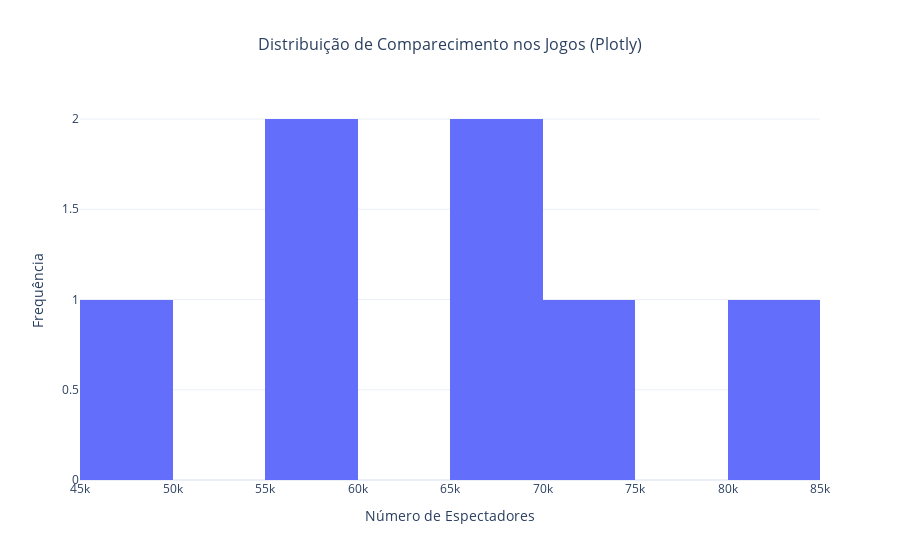

The notebook cell this image was saved under:
### Code cell
#### solução com plotly
import plotly.express as px
import pandas as pd

# Exemplo de dados
dados = {
    "comparecimento": [65000, 72000, 0, 45000, 55000, 0, 81000, 68000, 59000, 0]
}
df = pd.DataFrame(dados)

# Filtrar valores de comparecimento maior que 0
df_filtrado = df[df["comparecimento"] > 0]

# Gráfico com Plotly
fig = px.histogram(
    df_filtrado,
    x="comparecimento",
    nbins=10,
    title="Distribuição de Comparecimento nos Jogos (Plotly)",
)
fig.update_layout(
    xaxis_title="Número de Espectadores",
    yaxis_title="Frequência",
    title_font_size=16,
    title_x=0.5
)
fig.show()

### Figure 1 — Plotly figure (JSON) as saved in the notebook; plotly's stock layout.template omitted (floating-point values rounded to 4 significant figures)
{"data": [{"bingroup": "x", "hovertemplate": "comparecimento=%{x}<br>count=%{y}<extra></extra>", "legendgroup": "", "marker": {"color": "#636efa", "pattern": {"shape": ""}}, "name": "", "nbinsx": 10, "orientation": "v", "showlegend": false, "type": "histogram", "x": [65000, 72000, 45000, 55000, 81000, 68000, 59000], "xaxis": "x", "yaxis": "y"}], "layout": {"barmode": "relative", "legend": {"tracegroupgap": 0}, "title": {"font": {"size": 16}, "text": "Distribuição de Comparecimento nos Jogos (Plotly)", "x": 0.5}, "xaxis": {"anchor": "y", "domain": [0, 1], "title": {"text": "Número de Espectadores"}}, "yaxis": {"anchor": "x", "domain": [0, 1], "title": {"text": "Frequência"}}}}
